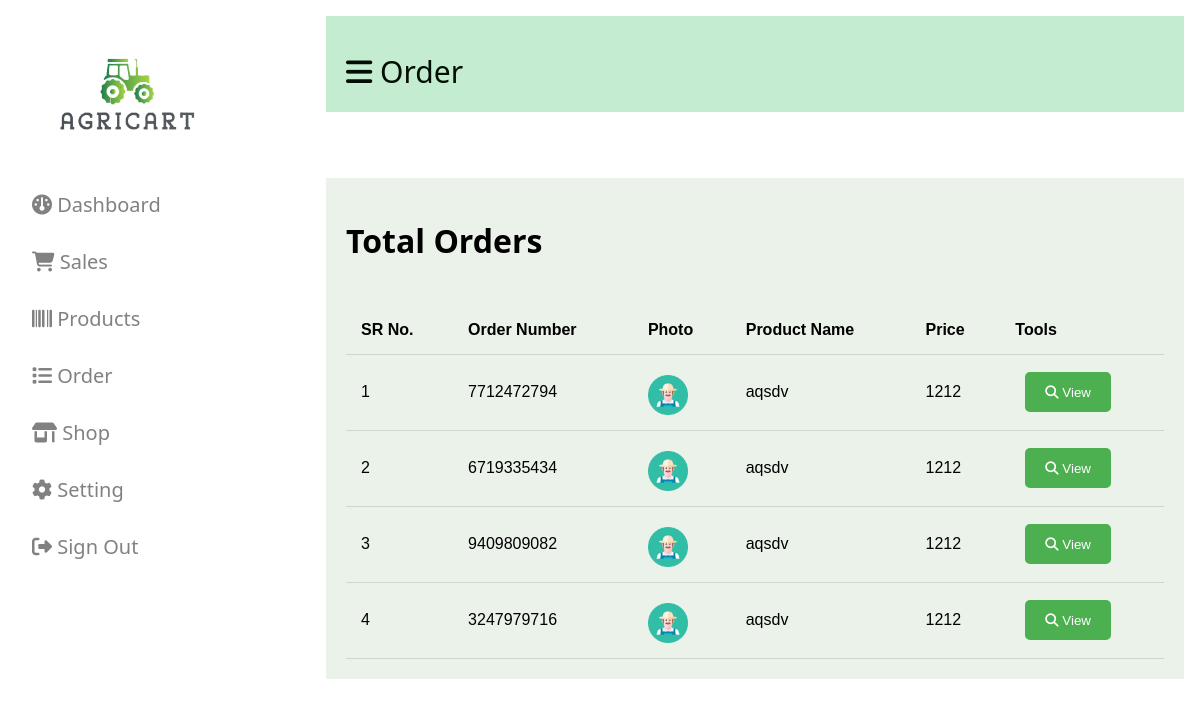
/seller/order.php (signed in), run on the app's committed database.
### tables this page shows
CREATE TABLE `order_details` (
  `order_id` int(255) NOT NULL,
  `tracking_no` varchar(255) NOT NULL,
  `order_no` varchar(50) NOT NULL,
  `product_id` varchar(50) NOT NULL,
  `buyer_id` int(50) NOT NULL,
  `seller_id` int(255) NOT NULL,
  `payment` int(50) NOT NULL,
  `price` int(255) NOT NULL,
  `quantity` int(255) NOT NULL,
  `status` int(10) NOT NULL,
  `order_date` datetime NOT NULL DEFAULT current_timestamp()
);

CREATE TABLE `product_details` (
  `product_id` int(10) NOT NULL,
  `seller_id` int(255) NOT NULL,
  `name` varchar(50) NOT NULL,
  `description` varchar(159) NOT NULL,
  `price` int(50) NOT NULL,
  `quantity` int(255) NOT NULL,
  `photo` varchar(50) NOT NULL,
  `photo2` varchar(255) NOT NULL,
  `photo3` varchar(255) NOT NULL
);

### seller/order.php (the view, shortened to what this page needs)
<?php
include("../database/connection.php");
$seller_username = $_SESSION['username'];
$seller_id_query = "SELECT seller_id FROM seller_details WHERE email = '$seller_username'";
$seller_id_result = mysqli_query($conn, $seller_id_query);
$seller_id_row = mysqli_fetch_assoc($seller_id_result);
$seller_id = $seller_id_row['seller_id'];
$order_query = "SELECT o.*, p.name, p.photo, p.description, `by`.full_name, `by`.address, `by`.state FROM order_details o
                INNER JOIN product_details p ON o.product_id = p.product_id
                INNER JOIN buyer_details `by` ON o.buyer_id = `by`.buyer_id
                WHERE o.seller_id = '$seller_id'";
$order_result = mysqli_query($conn, $order_query);
?>
<!DOCTYPE HTML>
<html>
<head>
    <link rel="stylesheet" href="css/style.css" type="text/css" />
    <link rel="stylesheet" href="https://cdnjs.cloudflare.com/ajax/libs/font-awesome/4.7.0/css/font-awesome.min.css">
    <link rel="stylesheet" href="https://cdnjs.cloudflare.com/ajax/libs/font-awesome/6.5.1/css/all.min.css"
 />
</head>
<body>
    <?php
    include("navigation.php");
    ?>
    <div id="main">
        <div class="head">
            <div class="col-div-6">
                <span style="font-size:30px;cursor:pointer; color: #000e04;" class="nav"><i
                        class="fa-solid fa-bars"></i> Order</span>
            </div>
        </div>
        <br />
        <br /><br />
        <div class="col-div-8">
            <div class="box-8">
                <div class="content">
                    <p>
                        <h1>Total Orders</h1>
                    </p>
                    <br />
                    <table>
                        <tr>
                            <th>SR No.</th>
                            <th>Order Number</th>
                            <th>Photo</th>
                            <th>Product Name</th>
                            <th>Price</th>
                            <th>Tools</th>
                        </tr>
                        <?php
                        $sr_no = 1;
                        while ($row = mysqli_fetch_assoc($order_result)) {?>
                            <tr>
                            <td><?php echo $sr_no++; ?></td>
                            <td><?php echo $row['order_no']; ?></td>
                            <?php
                                $image = empty($row['photo']) ? '../images/profile.jpg' : '../images/' . $row['photo'];
                                echo "<td><img src='$image' class='pro-img'></td>";
                                ?>
                            <td><?php echo $row['name']; ?></td>
                            <td><?php echo $row['price']; ?></td>
                            <td>
                                <div class="view-button">
                                    <button onclick="openPopup(<?php echo $row['order_id']; ?>)">
                                        <i class='fa-solid fa-magnifying-glass'></i> View
                                    </button>
                                 </div>
                            </td>
                            </tr>
                            <?php
                        }
                        ?>
                    </table>
                </div>
            </div>
        </div>
    </div>
</body>
</html>

### seller/style.css (style rules this page uses)
body { margin: 0; padding: 0; background-color: white; font-family: system-ui; overflow-x: hidden; }
#main { transition: margin-left .5s; padding: 16px; margin-left: 300px; }
.head { padding:20px; padding-top: 35px; background-color: #c4ecd0; margin-left: 10px; }
.col-div-6 { width: 50%; float: left; }
.pro-img { float: left; width: 40px; margin-top: 5px; }
.col-div-8 { width: 104%; float: left; }
.content { padding: 20px; }
.content p { margin: 0px; font-size: 20px; color: #f7403b; }
.box-8, .box-4 { width: 95%; background-color: #eaf2e9; height: 100%; }
.box-8 { margin-left: 10px; }
table { font-family: arial, sans-serif; border-collapse: collapse; width: 100%; }
td, th { text-align: left; padding:15px; color: #010000; border-bottom: 1px solid #81818140; }
button { background-color: #4caf50; color: #fff; padding: 10px 20px; border: none; border-radius: 5px; cursor: pointer; }
.view-button { display: flex; }
.view-button button { margin-left: 10px; height: 40px; }

### data on the page
order_details: order_no "7712472794", product.photo (picture), product.name "aqsdv", price "1212"
order_details: order_no "6719335434", product.photo (picture), product.name "aqsdv", price "1212"
order_details: order_no "9409809082", product.photo (picture), product.name "aqsdv", price "1212"
order_details: order_no "3247979716", product.photo (picture), product.name "aqsdv", price "1212"
